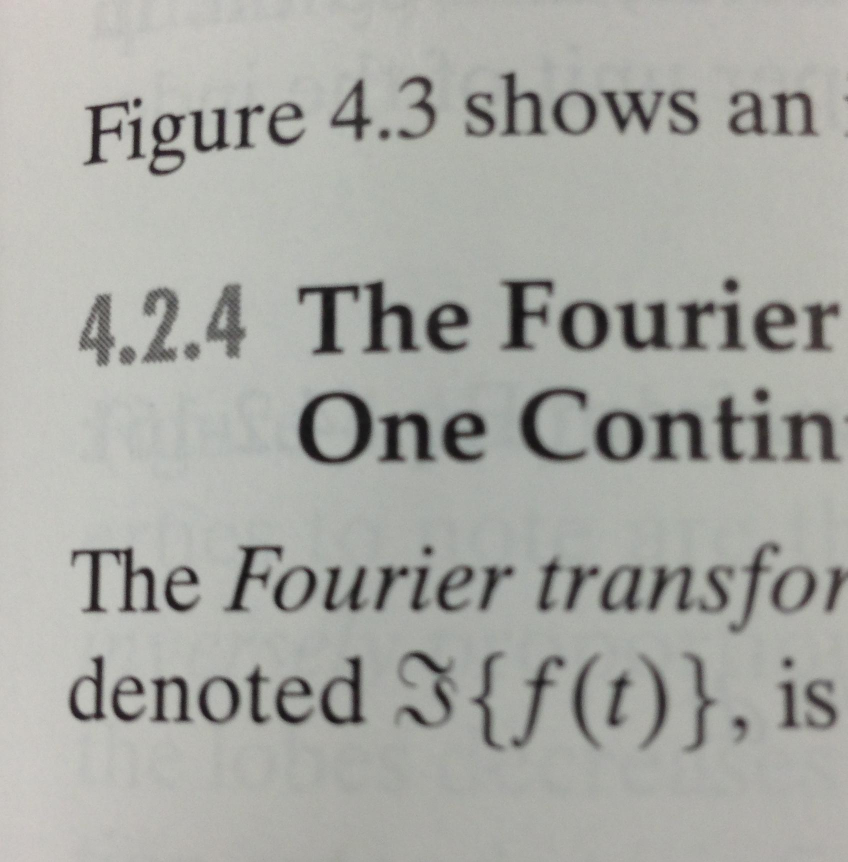
%> input picture Lab1_code/text.PNG, 1695 x 1724 px (shown at 1/2 size)
$ octave Lab1_task2.m   (GNU Octave 9; MATLAB toolbox functions it lacks are replaced by stand-ins)
%> lines starting %> are read from the running program, lines starting %| are printed output that depends on the picture; in (x1, y1, x2, y2) boxes, pixels count from 0 and x2, y2 are one past the last pixel; in counts of white or black regions, pixels touching at a corner belong together; the program's own positions count from 1
### Lab1_code/extract_lines.m
function line_images = extract_lines(input)
%prepare the arrays for store Y coordinates of each line's top and bottom
tops = {}; bottoms = {};
[h,w] = size(input);
%create Black and White image of input image.
BW = input > 150;
%obtain five line by eroding. kernel width is product of 2 and width of input image
se = strel('line',2*w,0);
erodedBW = imerode(BW,se);
imshow(erodedBW);

%store the Y coordinates which change from white to black as each line's top
%store the Y coordinates which change from black to white as bottom
for i = 2 : h;
    if erodedBW(i,1) == 0 && erodedBW(i-1, 1) == 1;
       tops{end+1} = i;
    end
    if erodedBW(i,1) == 1 && erodedBW(i-1, 1) == 0;
       bottoms{end+1} = i;
    end
end

line_images = {};
%extract lines from stored each line's top and bottom
for i = 1 : size(tops,2);
    line_image = 0 .* input;
    for j = tops{i} : bottoms{i};
        for k = 1 : w;
            line_image(j, k) = input(j, k);
        end
    end
    line_images{end+1} = line_image;
end

end

### Lab1_code/Lab1_task2.m
I = imread('text.png');
%> I is the input picture: size 1724x1695x3 uint8; mean R, G, B 168, 168.8, 163.9
I = imresize(I,[1024,1024]);
%> I: size 1024x1024x3 uint8
I = rgb2gray(I);
%> I: size 1024x1024 uint8
BW = I > 150;
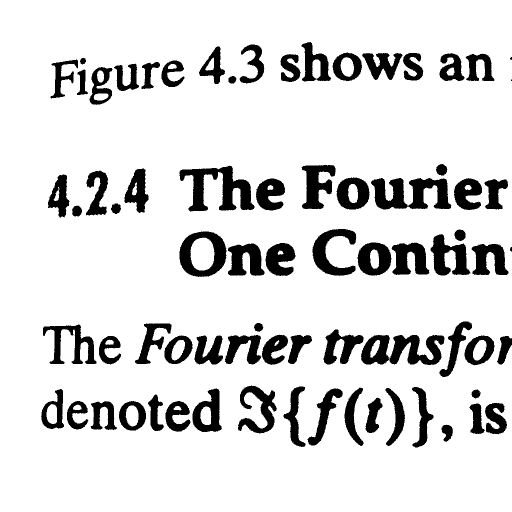
%> BW: size 1024x1024 logical (shown at 1/2 size); 86.2% white; 74 black regions (2 under 20 px), largest, box (x1, y1, x2, y2) and area: (359, 331, 509, 423) 6248, (742, 356, 903, 419) 6183, (722, 670, 889, 730) 6166
countW = 0; countB = 0;
for i=1:1024;
    for j=1:1024;
        if BW(i,j)==0
            countB = countB + 1;
        else
            countW = countW + 1;
        end
    end
end
%> after the loop, countB = 144523; countW = 904053


se = strel('line',3,0);
dilatedBW1 = imdilate(BW,se);
%> dilatedBW1: size 1024x1024 logical; 87.6% white; 75 black regions (2 under 20 px), largest, box (x1, y1, x2, y2) and area: (360, 332, 508, 423) 5744, (743, 356, 902, 419) 5700, (360, 463, 452, 553) 4012
se = strel('line',5,0);
dilatedBW2 = imdilate(BW,se);
%> dilatedBW2: size 1024x1024 logical; 88.9% white; 74 black regions (2 under 20 px), largest, box (x1, y1, x2, y2) and area: (361, 332, 507, 422) 5255, (744, 357, 901, 419) 5239, (361, 463, 451, 553) 3700
se = strel('line',9,0);
dilatedBW3 = imdilate(BW,se);
%> dilatedBW3: size 1024x1024 logical; 91.5% white; 78 black regions (1 under 20 px), largest, box (x1, y1, x2, y2) and area: (746, 357, 899, 418) 4342, (363, 333, 505, 422) 4304, (363, 463, 449, 553) 3076

subplot(2,2,1)
imshow(dilatedBW1)
title('dilatedBW1')
subplot(2,2,2)
imshow(dilatedBW2)
title('dilatedBW2')
subplot(2,2,3)
imshow(dilatedBW3)
title('dilatedBW3')

se = strel('line',1024,0);
erodedBW1 = imerode(BW,se);
%> erodedBW1: size 1024x1024 logical; 47.8% white; 6 white regions, box (x1, y1, x2, y2) and area: (0, 866, 1024, 1024) 134398, (0, 164, 1024, 331) 132842, (0, 552, 1024, 647) 92572, (0, 0, 1024, 89) 86509, (0, 421, 1024, 463) 28152, (0, 729, 1024, 773) 26418
se = strel('line',1536,0);
erodedBW2 = imerode(BW,se);
%> erodedBW2: size 1024x1024 logical; 45.4% white; 6 white regions, box (x1, y1, x2, y2) and area: (0, 894, 1024, 1024) 132158, (0, 180, 1024, 330) 122143, (0, 554, 1024, 646) 91603, (0, 0, 1024, 84) 86016, (0, 426, 1024, 458) 24196, (0, 730, 1024, 771) 20234
se = strel('line',2048,0);
erodedBW3 = imerode(BW,se);
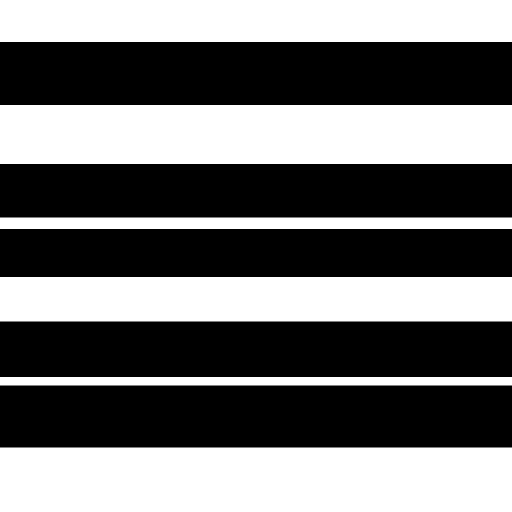
%> erodedBW3: size 1024x1024 logical (shown at 1/2 size); 44.9% white; 6 white regions, box (x1, y1, x2, y2) and area: (0, 895, 1024, 1024) 132096, (0, 210, 1024, 328) 120832, (0, 554, 1024, 643) 91136, (0, 0, 1024, 84) 86016, (0, 435, 1024, 458) 23552, (0, 754, 1024, 771) 17408
subplot(2,2,1)
imshow(erodedBW1)
title('erodedBW1')
subplot(2,2,2)
imshow(erodedBW2)
title('erodedBW2')
subplot(2,2,3)
imshow(erodedBW3)
title('erodedBW3')

se = strel('disk', 3);
closedBW1 = imclose(BW, se);
%> closedBW1: size 1024x1024 logical; 86.4% white; 76 black regions (2 under 20 px), largest, box (x1, y1, x2, y2) and area: (359, 332, 509, 423) 6193, (359, 463, 453, 553) 4303, (779, 670, 889, 730) 3859
se = strel('disk', 5);
closedBW2 = imclose(BW, se);
%> closedBW2: size 1024x1024 logical; 87% white; 99 black regions (1 under 20 px), largest, box (x1, y1, x2, y2) and area: (359, 463, 452, 553) 4297, (779, 670, 888, 730) 3832, (625, 458, 712, 551) 3692
se = strel('disk', 10);
closedBW3 = imclose(BW, se);
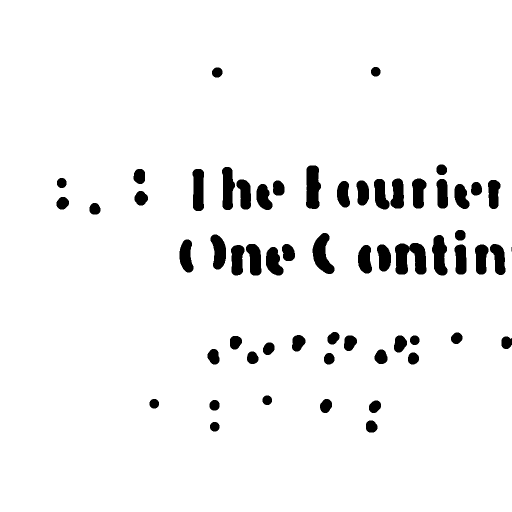
%> closedBW3: size 1024x1024 logical (shown at 1/2 size); 95% white; 60 black regions (1 under 20 px), largest, box (x1, y1, x2, y2) and area: (790, 486, 853, 549) 2867, (612, 331, 642, 418) 2127, (625, 466, 669, 548) 2048
subplot(2,2,1)
imshow(closedBW1)
title('closedBW1')
subplot(2,2,2)
imshow(closedBW2)
title('closedBW2')
subplot(2,2,3)
imshow(closedBW3)
title('closedBW3')

se = strel('disk', 3);
openedBW1 = imopen(BW, se);
%> openedBW1: size 1024x1024 logical; 86.1% white; 69 black regions (2 under 20 px), largest, box (x1, y1, x2, y2) and area: (359, 463, 529, 554) 7565, (359, 331, 509, 423) 6301, (722, 670, 889, 730) 6247
se = strel('disk', 5);
openedBW2 = imopen(BW, se);
%> openedBW2: size 1024x1024 logical; 85.7% white; 45 black regions (2 under 20 px), largest, box (x1, y1, x2, y2) and area: (270, 646, 624, 730) 12310, (647, 643, 944, 754) 11431, (359, 463, 591, 554) 10529
se = strel('disk', 10);
openedBW3 = imopen(BW, se);
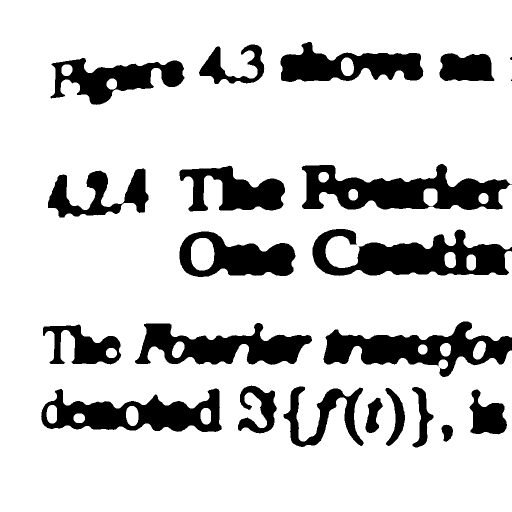
%> openedBW3: size 1024x1024 logical (shown at 1/2 size); 82.3% white; 22 black regions (2 under 20 px), largest, box (x1, y1, x2, y2) and area: (603, 328, 1024, 420) 21288, (625, 458, 1024, 552) 20811, (647, 643, 1024, 754) 18356
subplot(2,2,1)
imshow(openedBW1)
title('openedBW1')
subplot(2,2,2)
imshow(openedBW2)
title('openedBW2')
subplot(2,2,3)
imshow(openedBW3)
title('openedBW3')

line_images = {};
line_images = extract_lines(I);
%> after the loop in extract_lines, `for i = 2 : h;`: bottoms = {211, 436, 555, 755, 896}; tops = {85, 329, 459, 644, 772}
%> the loop in extract_lines, `for i = 1 : size(tops,2);` made 5 passes
%> after the loop in extract_lines, `for i = 1 : size(tops,2);`:
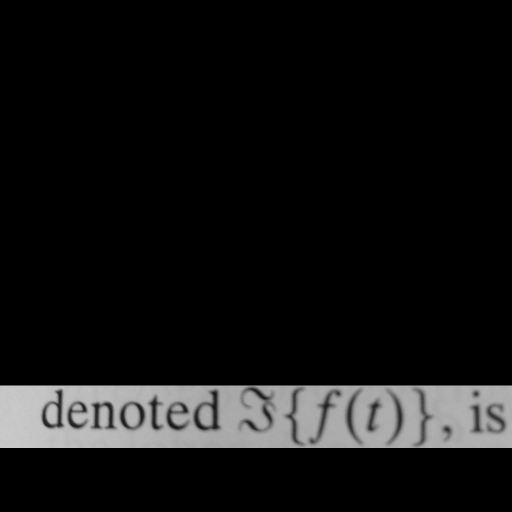
%> line_image: size 1024x1024 uint8 (shown at 1/2 size); min 0, max 209, mean 19.2
%> after the loop in extract_lines, `for i = 1 : size(tops,2);`: line_images = 5 items
%> line_images = 5 items
for i = 1:size(line_images,2);
    subplot(2,3,i)
    imshow(line_images{i});
end
%> this loop made 5 passes
%> pass 1, `imshow(line_images{i});`:
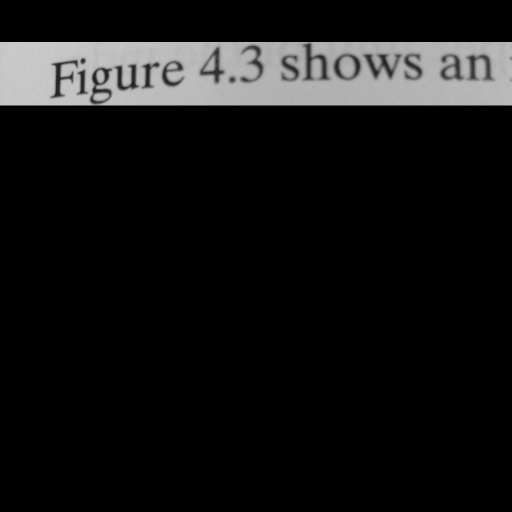
%> displayed picture: size 1024x1024, on the screen's scale of 0 to 255 (shown at 1/2 size); min 0, max 206, mean 20.7
%> after the loop:
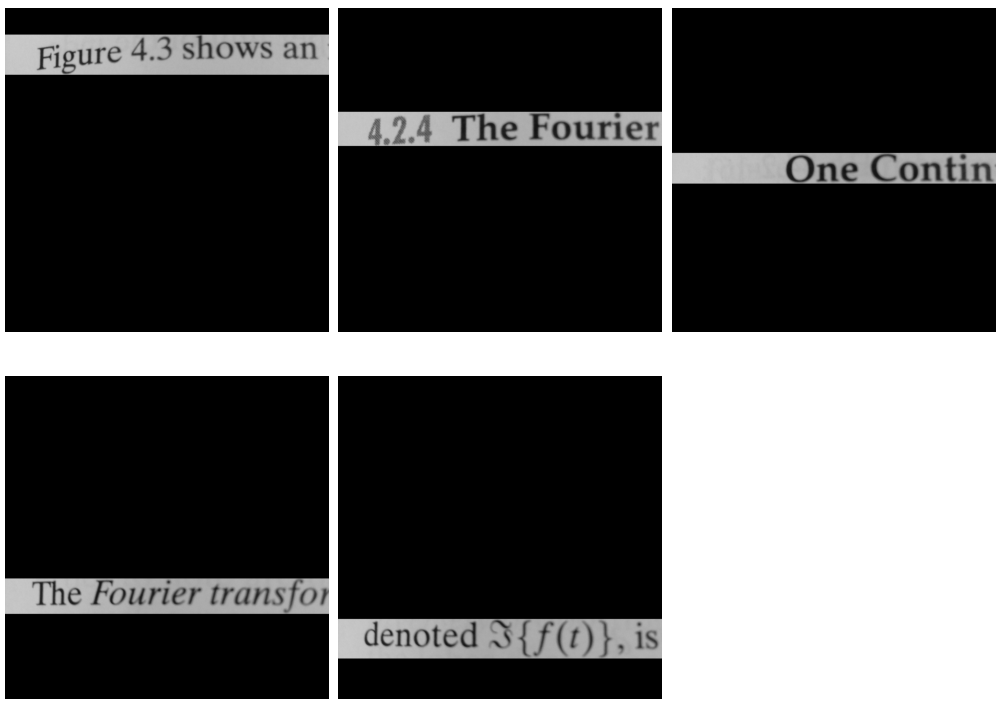
%> figure redrawn from the program's plot data, 5 panels

% [5 lines of commented-out code are left out]
